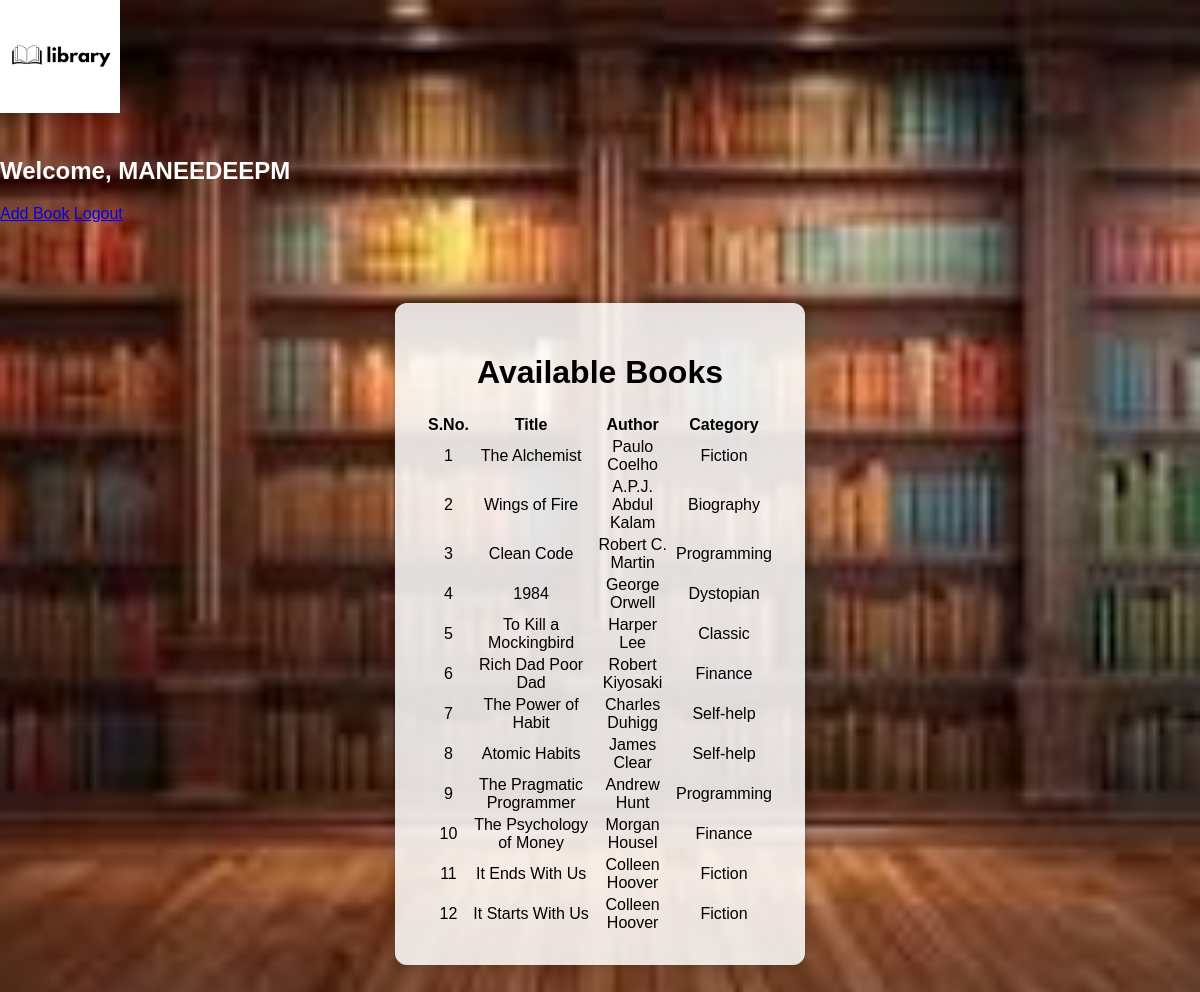
/books (signed in), run on the app's committed database.
### tables this page shows
CREATE TABLE books (id INTEGER PRIMARY KEY AUTOINCREMENT, title TEXT, author TEXT, category TEXT);

### app.py (the view)
@app.route('/books')
def books():
    if 'username' not in session:
        return redirect(url_for('login'))
    conn = sqlite3.connect('library.db')
    c = conn.cursor()
    c.execute("SELECT * FROM books")
    books = c.fetchall()
    conn.close()
    return render_template('books.html', books=books, username=session.get('username'))

### templates/books.html (shortened to what this page needs)
<!DOCTYPE html>
<html>
<head>
    <link rel="stylesheet" href="{{ url_for('static', filename='style.css') }}">
</head>
<body style="background-image: url('{{ url_for('static', filename='bg.jpg') }}'); background-size: cover;">
    <div class="navbar">
        <img src="{{ url_for('static', filename='logo.jpg') }}" class="logo">
        <h2 style="color:white;">Welcome, {{ username }}</h2>
        <a href="{{ url_for('add_book') }}">Add Book</a>
        <a href="{{ url_for('logout') }}">Logout</a>
    </div>
    <div class="container">
        <h1>Available Books</h1>
        <table>
            <thead>
                <tr>
                    <th>S.No.</th>
                    <th>Title</th>
                    <th>Author</th>
                    <th>Category</th>
                </tr>
            </thead>
            <tbody>
                {% for book in books %}
                <tr>
                    <td>{{ loop.index }}</td>
                    <td>{{ book[1] }}</td>
                    <td>{{ book[2] }}</td>
                    <td>{{ book[3] }}</td>
                </tr>
                {% endfor %}
            </tbody>
        </table>
    </div>
</body>
</html>

### static/style.css (style rules this page uses)
body { margin: 0; padding: 0; background: url('../static/bg.jpg') no-repeat center center fixed; background-size: cover; font-family: Arial, sans-serif; }
.container { background: rgba(255, 255, 255, 0.85); width: 350px; margin: 80px auto; padding: 30px; border-radius: 12px; text-align: center; box-shadow: 0px 0px 15px rgba(0,0,0,0.3); }
.logo { width: 120px; height: auto; margin-bottom: 20px; }

### data on the page
books: title "The Alchemist", author "Paulo Coelho", category "Fiction"
books: title "Wings of Fire", author "A.P.J. Abdul Kalam", category "Biography"
books: title "Clean Code", author "Robert C. Martin", category "Programming"
books: title "1984", author "George Orwell", category "Dystopian"
books: title "To Kill a Mockingbird", author "Harper Lee", category "Classic"
books: title "Rich Dad Poor Dad", author "Robert Kiyosaki", category "Finance"
books: title "The Power of Habit", author "Charles Duhigg", category "Self-help"
books: title "Atomic Habits", author "James Clear", category "Self-help"
books: title "The Pragmatic Programmer", author "Andrew Hunt", category "Programming"
books: title "The Psychology of Money", author "Morgan Housel", category "Finance"
books: title "It Ends With Us", author "Colleen Hoover", category "Fiction"
books: title "It Starts With Us", author "Colleen Hoover", category "Fiction"

### other printed values
{{ username }} "MANEEDEEPM"
